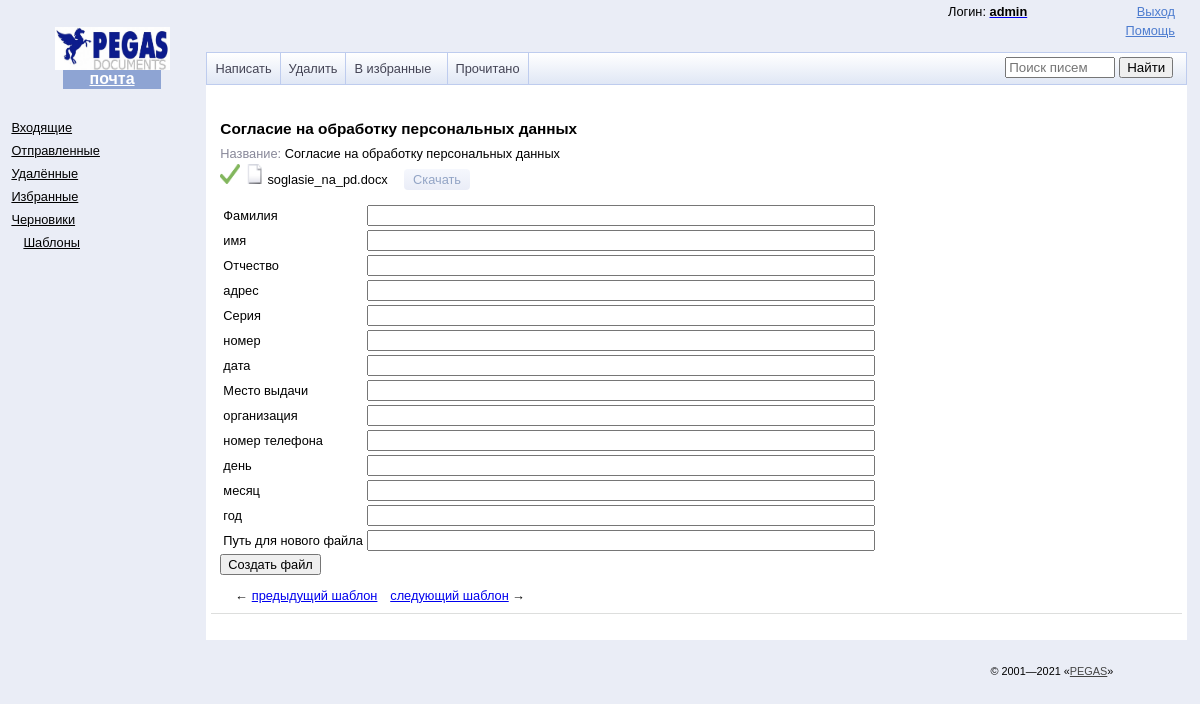
/mail/templates/2/ (signed in), run on the app's committed database.
### mail/models.py (models this page shows, shortened)
class Templates(models.Model):
    title = models.CharField(max_length=300)
    file = models.FileField()
    tags = models.ManyToManyField(Tags, related_name="tags", default=None, blank=True)

class Tags(models.Model):
    tag = models.CharField(max_length=20)
    name_tag = models.CharField(max_length=50)

### mail/views.py (the view, shortened to what this page needs)
# urls.py: path("templates/<int:pk>/", TemplateView.as_view(), name='template_detail'),
class TemplateView(LoginRequiredMixin, View):
    login_url = "login"
    def get(self, request, pk):
        template = Templates.objects.filter(id=pk)
        template= template.first()
        file_name = template.file
        tags = template.tags.all()
        return render(request, 'mail/template_detail.html', context={'template': template,
                                                                     'tags': tags,
                                                                     'file':file_name})

### templates/mail/template_detail.html (shortened to what this page needs)
{%extends 'base.html'%}
{%load static%}
{%block content%}
        <div class="b-message" role="main" aria-label="Рабочая область">
            <div class="b-message-head">
                <form method="post" action="{%url 'create_file'%}" enctype="multipart/form-data">
                <div class="a">
                    <div class="b-message-head__top">
                        <div class="b-message-head__subject"><span class="b-message-head__subject-text">{{template.title}}</span>
                        </div><span class="b-message-head__field b-message-head__field_date"><em
                                class="b-message-head__field-name">Название:
                            </em> <span class="b-message-head__date" style="color:black;" name="a1">{{template.title}}</span></span>
                    </div>
                </div>
                <div class="b-message-attach js-attachments">
                        <div class="b-message-attach__i js-attachment">
                            <span class="b-message-attach__info" >
                                    <img alt="" src="/static/img/galochka.png" class="b-message-attach__info-icon" width="20" height="20">
                                    <img alt="" src="/static/img/b-mail-icon_file-general.gif" width="20" height="20" class="b-message-attach__info-icon">
                                    {{file}}
                            </span>
                            <span class="b-message-attach__actions">
                                <a href="/docx/{{file}}" class="b-message-attach__actions-link" download="">Скачать
                                </a>
                            </span>
                        </div>
                    </div>
                <table class="b-compose-head">
                    <tbody>
                        {% for tag in tags%}
                        <tr class="b-compose-head__field ">
                            <td class="b-compose-head__field__name">
                                <label class="b-form-label" for="id1166037212615">{{tag.name_tag}}</label></td>
                            <td class="b-compose-head__field__value">
                                <div class="b-form-input">
                                    <div class="b-form-input__box">
                                        <input type="text" style="width:500px" name="{{tag.tag}}" class="b-form-input__input" id="id_receiver">
                                    </div>
                                </div>
                            </td>
                        </tr>
                        {%endfor%}
                        <tr class="b-compose-head__field ">
                                <td class="b-compose-head__field__name">
                                    <label class="b-form-label" for="id1166037212615">Путь для нового файла</label></td>
                                <td class="b-compose-head__field__value">
                                    <div class="b-form-input">
                                        <div class="b-form-input__box">
                                            <input type="text" style="width:500px" name="path" class="b-form-input__input" id="id_receiver">
                                        </div>
                                    </div>
                                </td>
                            </tr>
                    </tbody>
                </table>
                    <input class="b-form-button b-compose__c" type="submit" name="templ_create" value="Создать файл">
                </form>
                <div class="b-message-pager"><span class="b-message-pager__active b-message-pager__left"><a
                            href="https://mail.yandex.ru/lite/message/174795960537318010/"
                            class="b-message-pager__prev"><i class="b-message-pager__arr">←&nbsp;</i><span
                                class="b-message-pager__prev_txt">предыдущий шаблон</span></a></span><span
                        class="b-message-pager__active"><a
                            href="https://mail.yandex.ru/lite/message/174795960537317997/"
                            class="b-message-pager__next"><span class="b-message-pager__next_txt">следующий
                                шаблон</span><i class="b-message-pager__arr">&nbsp;→</i></a></span></div>
            </div>
        </div>
{%endblock%}

### templates/base.html (shortened to what this page needs)
{%load static%}
<!DOCTYPE html
    PUBLIC "-//W3C//DTD XHTML 1.0 Transitional//EN" "http://www.w3.org/TR/xhtml1/DTD/xhtml1-transitional.dtd">
<html xmlns:mail="urn:yandex:mail">
<head>
    <link xmlns:fn="http://www.w3.org/2005/02/xpath-functions" type="text/css" rel="stylesheet"
        href="{% static 'css/_messages_lite.css'%}">
    <link xmlns:fn="http://www.w3.org/2005/02/xpath-functions" type="text/css" rel="stylesheet"
        href="{% static 'css/_message_lite.css'%}">
    <link type="text/css" rel="stylesheet" href="{%static 'css/add_user.css'%}">
</head>
<body>
    <div class="b-page">
        <div class="b-header">
            <div class="b-head-logo b-head-logo_lang_ru"><a class="b-head-logo__logo" href="https://yandex.ru/">
                <img alt="pegas" class="b-head-logo__image" src="{% static 'img/2.jpg'%}"></a><strong
                    class="b-head-name b-head-name_logo"><a action="mailbox.check"
                        href="https://mail.yandex.ru/lite/inbox"
                        class="b-head-name__link daria-action">почта</a></strong></div>
            <div class="b-header__right" role="navigation" aria-label="Настройки">
                <div class="b-head-user">
                    {% if user.is_authenticated %}
                    <div class="b-dropdown">
                        <ul class="b-dropdown__list" role="presentation">
                            <li class="b-dropdown__item b-dropdown__visible">
                                Логин:
                                <a class="b-dropdown__or" aria-label="ustin0we" href="#">
                                    <span class="b-pseudo-link" aria-hidden="true" role="presentation">
                                        <b class="b-user">
                                             {{user.username}}
                                        </b>
                                    </span>
                                </a>
                            </li>
                        </ul>
                    </div>
                    {%endif%}
                </div>
                <a href="{%url 'logout_personal'%}" class="b-header__link b-header__link_exit">Выход</a>
                <a href="https://yandex.ru/support/mail/" class="b-header__link b-header__link_help">Помощь</a>
            </div>
        </div>
        <div class="b-layout">
            <div class="b-layout__left">
                <div class="b-folders">
                    <div role="navigation" aria-label="Папки">
                        <span class="b-folders__folder {%if type_m == 'inbox'%}b-folders__folder_current{% endif %}">
                            <span class="b-folders__folder__name"><a class="b-folders__folder__link"
                                    href="{%url 'messages'%}?type=inbox"
                                    aria-label="Входящие, нет новых писем"><span aria-hidden="true"
                                        role="presentation">Входящие</span></a></span></span>
                        <span class="b-folders__folder {%if type_m == 'sent'%}b-folders__folder_current{% endif %}"> <span class="b-folders__folder__name"><a
                                class="b-folders__folder__link" href="{%url 'messages'%}?type=sent"
                                aria-label="Отправленные, нет новых писем"><span aria-hidden="true"
                                    role="presentation">Отправленные</span></a></span></span>
                        <span class="b-folders__folder {%if type_m == 'trash'%}b-folders__folder_current{% endif %}"> <span class="b-folders__folder__name"><a
                                    class="b-folders__folder__link" href="{%url 'messages'%}?type=trash"
                                    aria-label="Удалённые, нет новых писем"><span aria-hidden="true"
                                        role="presentation">Удалённые</span></a></span></span> <span
                            class="b-folders__folder {%if type_m == 'favourite'%}b-folders__folder_current{% endif %}"> <span class="b-folders__folder__name"><a
                                    class="b-folders__folder__link" href="{%url 'messages'%}?type=favourite"
                                    aria-label="Избранные, нет новых писем"><span aria-hidden="true"
                                        role="presentation">Избранные</span></a></span></span> <span
                            class="b-folders__folder {%if type_m == 'draft'%}b-folders__folder_current{% endif %}"> <span class="b-folders__folder__name"><a
                                    class="b-folders__folder__link" href="{%url 'messages'%}?type=draft"
                                    aria-label="Черновики, нет новых писем"><span aria-hidden="true"
                                        role="presentation">Черновики</span></a></span></span><span
                            class="b-folders__folder b-folders__folder_nesting1 {%if type_m == 'template'%}b-folders__folder_current{% endif %}"> <span
                                class="b-folders__folder__name"><a class="b-folders__folder__link"
                                    href="{%url 'messages'%}?type=template"
                                    aria-label="Шаблоны, нет новых писем"><span aria-hidden="true"
                                        role="presentation">Шаблоны</span></a></span></span> </div>
                </div>
            </div>
            <div class="b-layout__right">
                    <div class="b-toolbar b-toolbar_type_messages">
                        <div class="b-toolbar__i" role="navigation" aria-label="Действия с письмами">
                            <span class="b-toolbar__col">
                                <a class="b-toolbar__but" href="{%url 'compose'%}" name="" aria-label="Написать" role="button">
                                    <i class="b-toolbar__but__i">Написать</i>
                                </a>
                            </span>
                            <span class="b-toolbar__col">
                                <input name="delete" type="submit" value="Удалить" class="b-toolbar__but b-toolbar__but__i" aria-label="Удалить">
                            </span>
                            <span class="b-toolbar__col">
                                <input name="tofavourite" type="submit" value="В избранные  " class="b-toolbar__but b-toolbar__but__i" aria-label="В избранные">
                            </span>
                            <span class="b-toolbar__col">
                                <input name="mark" type="submit" value="Прочитано" class="b-toolbar__but b-toolbar__but__i" aria-label="Прочитано">
                            </span>
                        </div>
                        <div class="b-toolbar__search">
                            <div class="b-search" role="search" aria-label="Поиск">
                                <table>
                                    <tbody>
                                        <form class="form-inline search-form" action = "{% url 'messages' %}">
                                            <tr>
                                                <td class="l">
                                                    <input name="request" value="{{search_query}}" type="search" placeholder="Поиск писем">
                                                </td>
                                                <td class="r"><input type="submit" name="search" value="Найти" tabindex="0">
                                                </td>
                                            </tr>
                                        </form>
                                    </tbody>
                                </table>
                            </div>
                        </div>
                    </div>
                    <div class="b-direct-stripe" id="yandex_direct_D-I-92550-14">
                    </div>
                    {%block content%}
                    {%endblock%}
            </div>
        </div>
    </div>
    <div class="b-footer" role="contentinfo" aria-label="Подвал">
        <div class="b-footer__col b-footer__col_right">
            <div class="b-footer__block b-footer__block_copyright"><span class="b-footer__copyright">©&nbsp;2001—2021
                    «<a href="https://yandex.ru/" class="b-footer__link">PEGAS</a>»</span></div>
        </div>
    </div>
    </body>
</html>

### data on the page
Templates: title "Согласие на обработку персональных данных", file "soglasie_na_pd.docx"
Tags: name_tag "Фамилия"
Tags: name_tag "имя"
Tags: name_tag "Отчество"
Tags: name_tag "адрес"
Tags: name_tag "Серия"
Tags: name_tag "номер"
Tags: name_tag "дата"
Tags: name_tag "Место выдачи"
Tags: name_tag "организация"
Tags: name_tag "номер телефона"
Tags: name_tag "день"
Tags: name_tag "месяц"
Tags: name_tag "год"

### other printed values
{{ user.username }} "admin"
